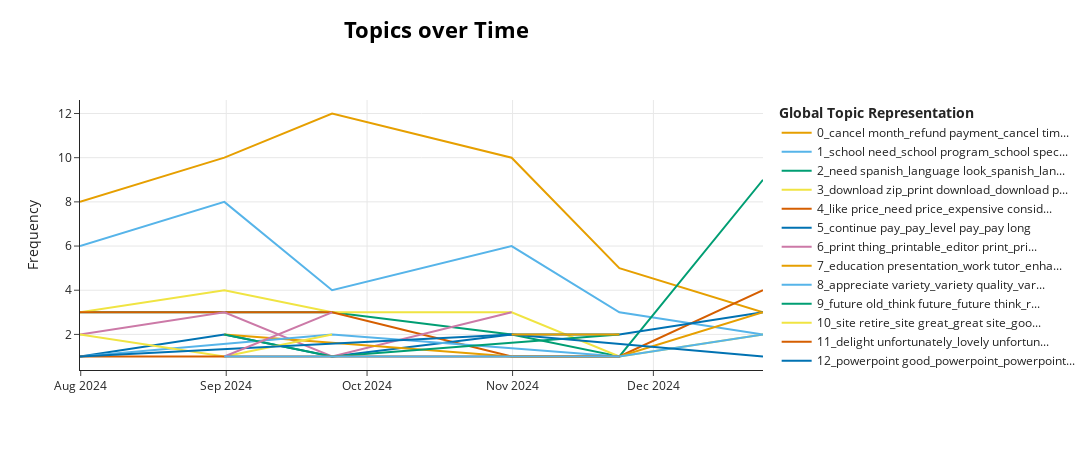

Notebook source saved alongside this figure:
### Code cell
topic_model.visualize_topics_over_time(topics_over_time, top_n_topics=20)

### Figure 1 — Plotly figure (JSON) as saved in the notebook; plotly's stock layout.template omitted (floating-point values rounded to 4 significant figures)
{"data": [{"hoverinfo": "text", "hovertext": ["<b>Topic 0</b><br>Words: try cancel, cancel free, cancel use, easy cancel, cancel help", "<b>Topic 0</b><br>Words: month free, month charge, charge month, notify month, trial expire", "<b>Topic 0</b><br>Words: cancel month, cancel cancel, cancel time, cancel january, renew cancel", "<b>Topic 0</b><br>Words: cancel account, cancel monthly, try cancel, need cancel, refund payment", "<b>Topic 0</b><br>Words: cancel month, notice paypal, time cancel, account charge, refund payment", "<b>Topic 0</b><br>Words: cancel month, time payment, try cancel, think cancel, need cancel"], "marker": {"color": "#E69F00"}, "mode": "lines", "name": "0_cancel month_refund payment_cancel tim...", "type": "scatter", "x": ["2024-07-31T20:19:40.800000", "2024-08-31T14:24:00", "2024-09-23T13:12:00", "2024-10-31T19:12:00", "2024-11-23T18:00:00", "2024-12-24T08:24:00"], "y": [8, 10, 12, 10, 5, 3]}, {"hoverinfo": "text", "hovertext": ["<b>Topic 1</b><br>Words: summer program, summer school, school implement, school need, use summer", "<b>Topic 1</b><br>Words: school program, program school, school need, school use, annual school", "<b>Topic 1</b><br>Words: school need, school vocational, high school, school high, middle school", "<b>Topic 1</b><br>Words: middle school, school, school really, join school, school year", "<b>Topic 1</b><br>Words: access school, school need, private school, vocational high, special education", "<b>Topic 1</b><br>Words: summer school, private school, school need, school, school special"], "marker": {"color": "#56B4E9"}, "mode": "lines", "name": "1_school need_school program_school spec...", "type": "scatter", "x": ["2024-07-31T20:19:40.800000", "2024-08-31T14:24:00", "2024-09-23T13:12:00", "2024-10-31T19:12:00", "2024-11-23T18:00:00", "2024-12-24T08:24:00"], "y": [6, 8, 4, 6, 3, 2]}, {"hoverinfo": "text", "hovertext": ["<b>Topic 2</b><br>Words: english game, visual englishmandarin, spanish, read cactus, phonic game", "<b>Topic 2</b><br>Words: design el, el advanced, newcomer el, program hispanic, el", "<b>Topic 2</b><br>Words: language look, language, world language, comprehension passage, reading passage", "<b>Topic 2</b><br>Words: bilingual teach, teach traditional, christian educator, traditional chinese, zhuyin christian", "<b>Topic 2</b><br>Words: google slide, spanish site, slide format, look google, google", "<b>Topic 2</b><br>Words: language, world language, language like, grammar world, language middle"], "marker": {"color": "#009E73"}, "mode": "lines", "name": "2_need spanish_language look_spanish_lan...", "type": "scatter", "x": ["2024-07-31T20:19:40.800000", "2024-08-31T14:24:00", "2024-09-23T13:12:00", "2024-10-31T19:12:00", "2024-11-23T18:00:00", "2024-12-24T08:24:00"], "y": [3, 3, 3, 2, 1, 9]}, {"hoverinfo": "text", "hovertext": ["<b>Topic 3</b><br>Words: download use, download zip, file download, want download, says download", "<b>Topic 3</b><br>Words: print download, download page, download zip, format download, download", "<b>Topic 3</b><br>Words: download difficult, download hard, search cumbersome, print download, hard search", "<b>Topic 3</b><br>Words: want download, able download, party download, download, download social", "<b>Topic 3</b><br>Words: haad download, download woth, specifoc preview, download useful, preview download", "<b>Topic 3</b><br>Words: print download, time download, download time, packet download, file download"], "marker": {"color": "#F0E442"}, "mode": "lines", "name": "3_download zip_print download_download p...", "type": "scatter", "x": ["2024-07-31T20:19:40.800000", "2024-08-31T14:24:00", "2024-09-23T13:12:00", "2024-10-31T19:12:00", "2024-11-23T18:00:00", "2024-12-24T08:24:00"], "y": [3, 4, 3, 3, 1, 2]}, {"hoverinfo": "text", "hovertext": ["<b>Topic 4</b><br>Words: think cost, 90 spend, like price, cost think, spend", "<b>Topic 4</b><br>Words: need price, currently afford, price, like price, cost", "<b>Topic 4</b><br>Words: buy grocery, want purchase, grocery, grocery gas, available buy", "<b>Topic 4</b><br>Words: purchase plan, ask director, work purchase, director program, afford", "<b>Topic 4</b><br>Words: definitely resubscribe, wonderful affordable, affordable definitely, affordable, resubscribe", "<b>Topic 4</b><br>Words: support cost, cost think, think cost, reasonably price, sense cost"], "marker": {"color": "#D55E00"}, "mode": "lines", "name": "4_like price_need price_expensive consid...", "type": "scatter", "x": ["2024-07-31T20:19:40.800000", "2024-08-31T14:24:00", "2024-09-23T13:12:00", "2024-10-31T19:12:00", "2024-11-23T18:00:00", "2024-12-24T08:24:00"], "y": [3, 3, 3, 1, 1, 4]}, {"hoverinfo": "text", "hovertext": ["<b>Topic 5</b><br>Words: financial hardship, hardship cut, hardship, experience financial, financial", "<b>Topic 5</b><br>Words: continue pay, level pay, pay try, pay, caregiver join", "<b>Topic 5</b><br>Words: stressful job, helpful stressful, stressful, job feel, love helpful", "<b>Topic 5</b><br>Words: paycheck reduce, wish pay, paycheck, continue pay, monthly paycheck", "<b>Topic 5</b><br>Words: lose job, service unemployed, unemployed afford, unemployed, job feel", "<b>Topic 5</b><br>Words: pay long, work population, continue pay, unemployed, long work"], "marker": {"color": "#0072B2"}, "mode": "lines", "name": "5_continue pay_pay_level pay_pay long", "type": "scatter", "x": ["2024-07-31T20:19:40.800000", "2024-08-31T14:24:00", "2024-09-23T13:12:00", "2024-10-31T19:12:00", "2024-11-23T18:00:00", "2024-12-24T08:24:00"], "y": [1, 2, 1, 2, 2, 3]}, {"hoverinfo": "text", "hovertext": ["<b>Topic 6</b><br>Words: read copywriting, copywriting policy, copywriting, printable scholastic, vs printable", "<b>Topic 6</b><br>Words: print frustrating, like printable, well print, printable well, editor print", "<b>Topic 6</b><br>Words: printable poster, paste printout, printout printable, like printable, printout", "<b>Topic 6</b><br>Words: like printable, want print, printable feel, easy print, print thing"], "marker": {"color": "#CC79A7"}, "mode": "lines", "name": "6_print thing_printable_editor print_pri...", "type": "scatter", "x": ["2024-07-31T20:19:40.800000", "2024-08-31T14:24:00", "2024-09-23T13:12:00", "2024-10-31T19:12:00"], "y": [2, 3, 1, 3]}, {"hoverinfo": "text", "hovertext": ["<b>Topic 7</b><br>Words: gifted learner, education presentation, rigorous gifted, presentation interactive, gifted", "<b>Topic 7</b><br>Words: presentation soldier, education presentation, set presentation, presentation, presentation interactive", "<b>Topic 7</b><br>Words: information difficulty, grader minute, 912th grader, difficulty make, difficulty", "<b>Topic 7</b><br>Words: work tutor, tutor thank, tutor, enhance learn, education presentation"], "marker": {"color": "#E69F00"}, "mode": "lines", "name": "7_education presentation_work tutor_enha...", "type": "scatter", "x": ["2024-08-31T14:24:00", "2024-10-31T19:12:00", "2024-11-23T18:00:00", "2024-12-24T08:24:00"], "y": [2, 1, 1, 3]}, {"hoverinfo": "text", "hovertext": ["<b>Topic 8</b><br>Words: information thing, proper information, information skewed, basic information, information", "<b>Topic 8</b><br>Words: variety meeting, variety science, variety, appreciate variety, variety quality", "<b>Topic 8</b><br>Words: appreciate variety, variety quality, quality great, quality range, variety", "<b>Topic 8</b><br>Words: level subjectcurriculum, subjectcurriculum organize, insufficient level, inadequate, low insufficient"], "marker": {"color": "#56B4E9"}, "mode": "lines", "name": "8_appreciate variety_variety quality_var...", "type": "scatter", "x": ["2024-07-31T20:19:40.800000", "2024-09-23T13:12:00", "2024-11-23T18:00:00", "2024-12-24T08:24:00"], "y": [1, 2, 1, 2]}, {"hoverinfo": "text", "hovertext": ["<b>Topic 9</b><br>Words: plan future, think future, future think, use plan, year recommend", "<b>Topic 9</b><br>Words: future old, future think, think future, old get, future", "<b>Topic 9</b><br>Words: retire, get retire, retire 12, retire watch, do retire"], "marker": {"color": "#009E73"}, "mode": "lines", "name": "9_future old_think future_future think_r...", "type": "scatter", "x": ["2024-08-31T14:24:00", "2024-09-23T13:12:00", "2024-11-23T18:00:00"], "y": [2, 1, 2]}, {"hoverinfo": "text", "hovertext": ["<b>Topic 10</b><br>Words: site retire, retire need, site great, great site, good site", "<b>Topic 10</b><br>Words: site great, use site, site, great site, site site", "<b>Topic 10</b><br>Words: site subscribe, new job, subscribe soon, site great, site thank"], "marker": {"color": "#F0E442"}, "mode": "lines", "name": "10_site retire_site great_great site_goo...", "type": "scatter", "x": ["2024-07-31T20:19:40.800000", "2024-08-31T14:24:00", "2024-09-23T13:12:00"], "y": [2, 1, 2]}, {"hoverinfo": "text", "hovertext": ["<b>Topic 11</b><br>Words: understand horrible, horrible think, understand emotion, emotion common, emotion", "<b>Topic 11</b><br>Words: feel grace, grace good, grace, do feel, cringy confusing", "<b>Topic 11</b><br>Words: helene lose, food damage, damage electronics, expense hurricane, hurricane helene", "<b>Topic 11</b><br>Words: delight unfortunately, unfortunately afford, afford lovely, delight, afford", "<b>Topic 11</b><br>Words: lovely unfortunately, change circumstance, afford lovely, circumstance, need change"], "marker": {"color": "#D55E00"}, "mode": "lines", "name": "11_delight unfortunately_lovely unfortun...", "type": "scatter", "x": ["2024-07-31T20:19:40.800000", "2024-08-31T14:24:00", "2024-09-23T13:12:00", "2024-10-31T19:12:00", "2024-11-23T18:00:00"], "y": [1, 1, 1, 1, 1]}, {"hoverinfo": "text", "hovertext": ["<b>Topic 12</b><br>Words: symbol powerpoint, special lead, powerpoint print, powerpoint, powerpoint good", "<b>Topic 12</b><br>Words: powerpoint, powerpoint print, powerpoint good, create powerpoint, just powerpoint", "<b>Topic 12</b><br>Words: piece feedback, feedback use, powerpoint good, powerpoint currently, powerpoint amazing"], "marker": {"color": "#0072B2"}, "mode": "lines", "name": "12_powerpoint good_powerpoint_powerpoint...", "type": "scatter", "x": ["2024-07-31T20:19:40.800000", "2024-10-31T19:12:00", "2024-12-24T08:24:00"], "y": [1, 2, 1]}, {"hoverinfo": "text", "hovertext": ["<b>Topic 13</b><br>Words: apply justify, justify look, math stuff, justify, math standard", "<b>Topic 13</b><br>Words: math standard, level math, 68 math, math, math stuff"], "marker": {"color": "#CC79A7"}, "mode": "lines", "name": "13_math standard_math stuff_math_68 math", "type": "scatter", "x": ["2024-08-31T14:24:00", "2024-09-23T13:12:00"], "y": [1, 3]}, {"hoverinfo": "text", "hovertext": ["<b>Topic 14</b><br>Words: site resourcesjust, website need, site maker, resourcesjust need, scope need", "<b>Topic 14</b><br>Words: stellar website, site resourcesjust, excellent site, site, site maker"], "marker": {"color": "#E69F00"}, "mode": "lines", "name": "14_site resourcesjust_site maker_website...", "type": "scatter", "x": ["2024-10-31T19:12:00", "2024-11-23T18:00:00"], "y": [2, 2]}, {"hoverinfo": "text", "hovertext": ["<b>Topic 15</b><br>Words: australian business, make change, business math, change, understand reference", "<b>Topic 15</b><br>Words: adjust assignment, assignment base, stuff adjust, assignment, adjust", "<b>Topic 15</b><br>Words: addition subtraction, subtraction work, basic addition, addition, subtraction"], "marker": {"color": "#56B4E9"}, "mode": "lines", "name": "15_adjust assignment_basic addition_addi...", "type": "scatter", "x": ["2024-08-31T14:24:00", "2024-09-23T13:12:00", "2024-11-23T18:00:00"], "y": [1, 1, 1]}], "layout": {"height": 450, "hoverlabel": {"bgcolor": "white", "font": {"family": "Rockwell", "size": 16}}, "legend": {"title": {"text": "<b>Global Topic Representation"}}, "title": {"font": {"color": "Black", "size": 22}, "text": "<b>Topics over Time</b>", "x": 0.4, "xanchor": "center", "y": 0.95, "yanchor": "top"}, "width": 1250, "xaxis": {"showgrid": true}, "yaxis": {"showgrid": true, "title": {"text": "Frequency"}}}}
